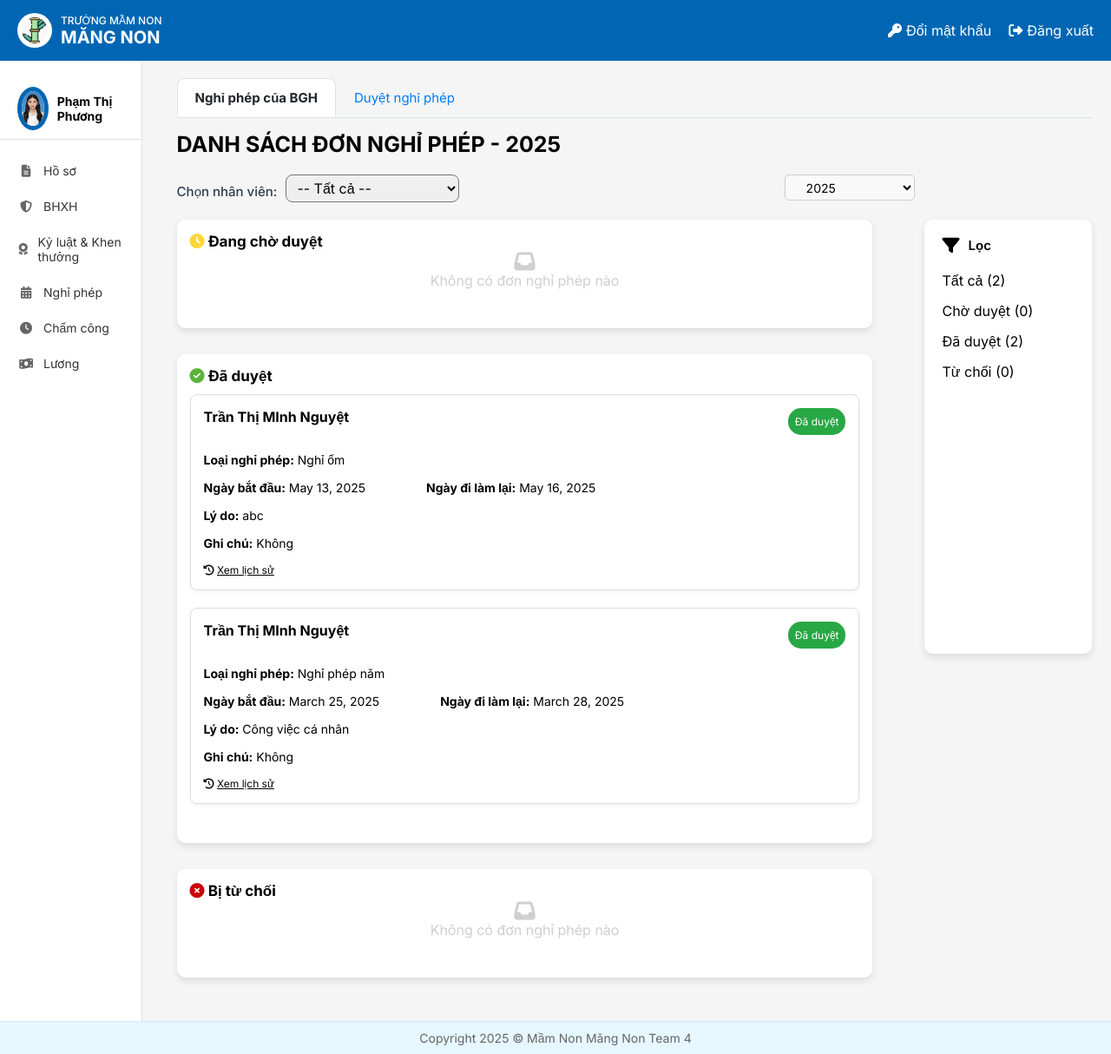
/home/hieutruong/NghiPhep/ (signed in), run on the app's committed database.
### HOME/models.py (models this page shows, shortened)
class NhanVien(models.Model):
 user = models.OneToOneField(User, on_delete=models.CASCADE, unique=True, null=False, related_name='nhanvien_home')
 ten_nv = models.CharField(max_length=100)
 anh_ca_nhan = models.ImageField(upload_to='nhanvien/', null=True, blank=True)
 gioi_tinh = models.CharField(max_length=10, choices=[('2', 'Nam'), ('1', 'Nữ')],default='1')
 ngay_sinh = models.DateField(null=True)
 vi_tri_cong_viec = models.CharField(max_length=100, blank=True, null=True)
 to_phong_ban = models.CharField(max_length=50, choices=TO_PHONG_BAN_CHOICES)
 trinh_do_hoc_van = models.CharField(max_length=50, choices=TRINH_DO_HOC_VAN_CHOICES)
 chuyen_nganh = models.CharField(max_length=100, null=True)
 noi_dao_tao = models.CharField(max_length=100)
 nam_tn = models.IntegerField(null=True)
 ngay_cap = models.DateField(null=True)
 noi_cap = models.CharField(max_length=100)
 dia_chi_tam_tru = models.TextField(null=True)
 chuc_vu = models.CharField(max_length=150, null=True)
 so_dien_thoai = models.CharField(
     max_length=10,
     unique=True)
 email = models.EmailField(unique=True, max_length=50, null=True)
 so_cccd = models.CharField(
     max_length=12,
     unique=True
 )
 phu_caps = models.ManyToManyField(PhuCap, through='PhuCapNhanVien',blank=True)
 class Meta:
     db_table = 'HOME_nhanvien'

class NghiPhep(models.Model):
   nhan_vien = models.ForeignKey(NhanVien, on_delete=models.CASCADE, related_name='nguoi_tao_don')
   loai_nghi = models.CharField(max_length=100)
   ngay_bat_dau = models.DateField(null=True)
   ngay_ket_thuc = models.DateField(null=True)
   ly_do = models.TextField()
   trang_thai_don = models.CharField(max_length=50, default='Đang chờ duyệt')
   ghi_chu = models.TextField(blank=True, null=True)
   ngay_tao_don = models.DateTimeField(null=True)
   ngay_chinh_sua = models.DateTimeField(null=True)
   nguoi_duyet = models.ForeignKey(NhanVien, null = True, on_delete=models.CASCADE, related_name='nguoi_duyet_don')
   ngay_duyet = models.DateField(blank=True, null=True)

### NghiPhep/views.py (the view)
# urls.py: path('home/hieutruong/NghiPhep/', NghiPhep_list_hieutruong, name='DanhSachNP_HT'),#hieutruong
@login_required
def NghiPhep_list_hieutruong(request):
    nhanvien = get_object_or_404(NhanVien, user=request.user)
    thong_tin = DS_NV_quan_ly(request, nhanvien)
    nhan_vien_quan_ly = thong_tin['nhan_vien_BGH']
    year = request.GET.get('year')
    if year is None:
        year = now().year
    else:
        year = int(year)
    danh_sach = NghiPhep.objects.filter(nhan_vien__in=nhan_vien_quan_ly, ngay_tao_don__year=year).order_by('-ngay_tao_don')
    status_labels = ['Đang chờ duyệt', 'Đã duyệt', 'Bị từ chối']
    nghiphep_list = {}
    for status in status_labels:
        nghiphep_list[status] = NghiPhep.objects.filter(trang_thai_don=status, ngay_tao_don__year=year,
                                                        nhan_vien__in=nhan_vien_quan_ly).order_by('-ngay_tao_don')
    formghichu = Ghichu(request.GET)
    context = {
        'nghiphep': nghiphep_list,
        'formghichu': formghichu,
        **DS_NV_quan_ly(request, nhanvien),
        'so_don': danh_sach.count(),
        'so_don_dang_duyet': danh_sach.filter(trang_thai_don='Đang chờ duyệt'),
        'so_don_da_duyet': danh_sach.filter(trang_thai_don='Đã duyệt'),
        'so_don_dang_bi_tu_choi': danh_sach.filter(trang_thai_don='Bị từ chối'),
        'nhan_vien': nhanvien,
        'nhan_vien_quan_ly': nhan_vien_quan_ly,
    }
    return render(request, 'NghiPhep/NP_list_hieutruong.html', context)

### templates/NghiPhep/NP_list_hieutruong.html (shortened to what this page needs)
{% extends 'NghiPhep/NP_list_admin.html' %}
{% block locdanhsach %}
<div class="ndungloc" style="width:20%; max-height: 500px;">
   <div class="TitleLoc" style="display: flex; gap: 10px; align-items: left;">
        <i class="fa-sharp fa-solid fa-filter" style="font-size: 20px;"></i>
        <p style="margin: 0; font-size: 15px; font-weight: 600;">Lọc</p>
    </div>
    <ul id="dongloc" style="width: 80%; margin-top: 20px; ">
        <li class="loc" >
            <a href="{% url 'DanhSachNP_HT'  %}?year={{ year }}" class="font-bold hover:text-blue-600">
                Tất cả ({{ so_don }})
            </a>
        </li >
        <li class="loc">
            <a href="{% url 'loc_don_nghi_phep_hieutruong' %}?trang_thai=Đang chờ duyệt&year={{ year }}" class=" font-bold hover:text-blue-600">
                Chờ duyệt ({{ so_don_dang_duyet.count }})
            </a>
        </li>
        <li class="loc">
            <a href="{% url 'loc_don_nghi_phep_hieutruong' %}?trang_thai=Đã duyệt&year={{ year }}" class=" font-bold hover:text-blue-600">
                Đã duyệt ({{ so_don_da_duyet.count }})
            </a>
        </li >
        <li class="loc">
            <a href="{% url 'loc_don_nghi_phep_hieutruong' %}?trang_thai=Bị từ chối&year={{ year }}" class=" font-bold hover:text-blue-600">
                Từ chối ({{ so_don_dang_bi_tu_choi.count }})
            </a>
        </li>
    </ul>
</div>
{% endblock %}
{% block header %}
     <form class="Search" action="{% url 'TimKiemNV_HT' %}" style="margin-bottom: 20px">
        <label  style="font-weight: 500; margin-bottom: 0;">Chọn nhân viên:</label>
        <select name="nhan_vien" id="nhan_vien" style="width: 200px; padding: 4px 8px; border-radius: 8px; font-size: 16px;" onchange="this.form.submit()">
            <option value="">-- Tất cả --</option>
          </select>
    </form>
    <form method="get"
          action="{% url 'DanhSachNP_HT' %}"
          style="width:30%; height: 15px" xmlns:nv.id xmlns:nv.id>
            <select name="year" class="form-control" onchange="this.form.submit()"  style="height: 30px; font-size: 14px; padding: 0px 20px;border-radius: 5px;width: 50%;">
                {% for y in years %}
                    <option value="{{ y }}" {% if y == year %}selected{% endif %}>{{ y }}</option>
                {% endfor %}
            </select>
        </form>
{% endblock %}

### templates/NghiPhep/NP_list_admin.html (shortened to what this page needs)
{% extends 'NghiPhep/NP_list.html' %}
{% block content %}
<div class="" >
    <div class="button">
        {% block titleNP %}
        <div class="titleNP" style="width: 70% " onclick="window.location.href='{% url 'DanhSachNP' %}'">DANH SÁCH ĐƠN NGHỈ PHÉP - {{year}}</div>
        {% endblock %}
    </div>
     <div class="Search" style="width: 1000px; display: flex; justify-content: space-between;">
         {% block header %}{% endblock %}
     </div>
    <div class="ndung" style='display: flex; gap: 60px;  '>
            <div class="ndungNP" style="width: 900px">
                {% for status, danh_sach in nghiphep.items %}
                    <div class="card" style="margin-bottom: 30px;width:100%; background-color: #ffffff; padding: 15px; border-radius: 10px; box-shadow: 0px 4px 8px rgba(0, 0, 0, 0.1);">
                        <div class="card-header">
                            <h2 class="card-title">
                                {% if status == 'Đang chờ duyệt' %}
                                    <i class="fas fa-clock status-icon pending" style="color: #FFD63A"></i>
                                {% elif status == 'Đã duyệt' %}
                                    <i class="fas fa-check-circle status-icon approved" style="color: #5CB338"></i>
                                {% elif status == 'Bị từ chối' %}
                                    <i class="fas fa-times-circle status-icon rejected" style="color: #CB0404"></i>
                                {% endif %}
                                {{status}}
                            </h2>
                        </div>
                        <div class="card-body" style="margin-bottom: 30px; ">
                            {% if danh_sach %}
                                <div class="leave-list">
                                    {% for item in danh_sach %}
                                        <div class="leave-item" style="border: 1px solid #ddd;
                                                                border-radius: 8px;
                                                                padding: 15px;
                                                                background-color: #fff;
                                                                box-shadow: 0 2px 5px rgba(0, 0, 0, 0.05);
                                                                margin-bottom: 20px; margin-top: 10px" >
                                            <div class="leave-header" >
                                                <div class="employee-name" style="display: flex; justify-content: space-between;align-item:center">
                                                    <span class="tennhanvien" style="font-size: 16px; font-weight: bold">{{ item.nhan_vien.ten_nv }}</span>
                                                    <span class="badge {% if status == 'Đang chờ duyệt' %}badge-warning{% elif status == 'Đã duyệt' %}badge-success{% else %}badge-danger{% endif %}">
                                                    {{status}}
                                                    </span>
                                                </div>
                                            </div>
                                            <div class="leave-body" style="">
                                                <div class="leave-details" style="margin-top: 20px; font-size: 14px" >
                                                    <div class="detail-group">
                                                        <p><strong >Loại nghỉ phép:</strong> {{item.loai_nghi }}</p>
                                                    </div>
                                                    <div class="detail-group" style="display: flex; gap: 70px">
                                                        <p><strong >Ngày bắt đầu:</strong> {{ item.ngay_bat_dau }}</p>
                                                        <p><strong>Ngày đi làm lại:</strong> {{ item.ngay_ket_thuc }}</p>
                                                    </div>
                                                    <div class="detail-group">
                                                        <p><strong>Lý do:</strong> {{ item.ly_do }}</p>
                                                    </div>
                                                    {% if item.trang_thai_don == 'Đang chờ duyệt' %}
                                                        <div class="detail-group">
                                                            <form method="post" action="{% url 'XulyNP' item.id %}" style="width: 100%;">
                                                                {% csrf_token %}
                                                                <div class="inputghichu">
                                                                    <p><strong>Ghi chú:</strong></p>
                                                                    <textarea style="width: 60%; margin-top: 5px; border: 1px solid #999;border-radius: 5px" name="ghichu" id="id_ghichu" rows="4">{{ formghichu.ghichu.value }}</textarea>
                                                                </div>
                                                                {% if messages %}
                                                                    {% for message in messages %}
                                                                        <div class="alert alert-danger">{{ message }}</div>
                                                                    {% endfor %}
                                                                {% endif %}
                                                                <div class="duyet_tuchoi" style="display: flex; gap: 10px; margin-top: 5px">
                                                                    <button type="submit" name="action" value="duyet" class="btn-duyet">Duyệt</button>
                                                                    <button type="submit" name="action" value="tuchoi" class="btn-tuchoi">Từ chối</button>
                                                                </div>
                                                            </form>
                                                        </div>
                                                    {% else %}
                                                        <div class="detail-group">
                                                            <p><strong>Ghi chú:</strong> {{ item.ghi_chu|default:"Không" }}</p>
                                                        </div>
                                                    {% endif %}
                                                </div>
                                            </div>
                                            <div class="np-card-footer">
                                                <div style=" ">
                                                    <i class="fa-solid fa-clock-rotate-left" style="size: 14px"></i>
                                                    <a onclick="toggleHistory({{ item.id }})" class="historylink" style="text-decoration: underline"> Xem lịch sử</a>
                                                </div>
                                            </div>
                                        </div>
                                    {% endfor %}
                                </div>
                            {% else %}
                                <div class="empty-state">
                                    <i class="fas fa-inbox" style="font-size: 24px"></i>
                                    <p>Không có đơn nghỉ phép nào</p>
                                </div>
                            {% endif %}
                        </div>
                    </div>
                {% endfor %}
            </div>
            {% block locdanhsach %}{% endblock %}
    </div>
</div>
{% endblock %}

### templates/home.html (shortened to what this page needs)
<!DOCTYPE html>
{% load static %}
<html lang="vi">
<head>
    <link rel="stylesheet" href="{% static 'css/style.css' %}">
    <link rel="stylesheet" href="https://cdnjs.cloudflare.com/ajax/libs/font-awesome/6.4.0/css/all.min.css">
</head>
<body>
    <div class="container">
        <header class="header">
            <div class="logo-container">
                <img src="{% static 'images/logo.jpg' %}" alt="Logo" class="logo-img">
                <div class="logo-text">
                    <div class="school-type">TRƯỜNG MẦM NON</div>
                    <div class="school-name"><b>MĂNG NON</b></div>
                </div>
            </div>
            <div class="header-actions">
                <a href="{% url 'change_password' %}" class="header-link">
                    <i class="fas fa-key"></i> Đổi mật khẩu
                </a>
                <a href="{% url 'logout' %}" class="header-link">
                    <i class="fas fa-sign-out-alt"></i> Đăng xuất
                </a>
            </div>
        </header>
        <div class="content">
            <aside class="sidebar">
                <div class="user-profile">
                    <div class="avatar">
                        <img src="{{ nhan_vien.anh_ca_nhan }}" alt="User Avatar">
                    </div>
                    <div class="user-info">
                        {% if request.user.is_authenticated %}
                            <div class="user-name">{{ nhan_vien.ten_nv }}</div>
                        {% endif %}
                    </div>
                </div>
                <nav class="sidebar-nav">
                    <a href="{% url 'Redirect_hoso_view' %}" class="nav-item"><i class="fas fa-file-alt"></i> Hồ sơ</a>
                    <a href="{% url 'redirectBHXH' %}" class="nav-item"><i class="fas fa-shield-alt"></i> BHXH</a>
                    <a href="{% url 'ky_luat_khen_thuong' %}" class="nav-item"><i class="fas fa-award"></i> Kỷ luật & Khen thưởng</a>
                    <a href="{% url 'DanhSachNP_redirect' %}" class="nav-item"><i class="fas fa-calendar-alt"></i> Nghỉ phép</a>
                    <a href="{% url 'cham_cong' %}" class="nav-item"><i class="fas fa-clock"></i> Chấm công</a>
                    <a href="{% url 'chuyen_huong_luong' %}" class="nav-item"><i class="fas fa-money-bill-wave"></i> Lương</a>
                </nav>
            </aside>
            {% block page_background %}{% endblock %}
        </div>
        <footer class="footer">
            <p>Copyright 2025 © Mầm Non Măng Non Team 4</p>
        </footer>
    </div>
</body>
</html>

### data on the page
NhanVien: anh_ca_nhan (picture), ten_nv "Phạm Thị Phương"
NghiPhep: nhan_vien.ten_nv "Trần Thị MInh Nguyệt", trang_thai_don "Đã duyệt", loai_nghi "Nghỉ ốm", ngay_bat_dau "May 13, 2025", ngay_ket_thuc "May 16, 2025", ly_do "abc", ghi_chu "Không"
NghiPhep: nhan_vien.ten_nv "Trần Thị MInh Nguyệt", trang_thai_don "Đã duyệt", loai_nghi "Nghỉ phép năm", ngay_bat_dau "March 25, 2025", ngay_ket_thuc "March 28, 2025", ly_do "Công việc cá nhân", ghi_chu "Không"

### other printed values
{{ year }} "2025"
{{ status }} "Đang chờ duyệt" "Đã duyệt" "Bị từ chối"
{{ so_don }} "2"
{{ so_don_dang_duyet.count }} "0"
{{ so_don_da_duyet.count }} "2"
{{ so_don_dang_bi_tu_choi.count }} "0"
form field year "2025"
